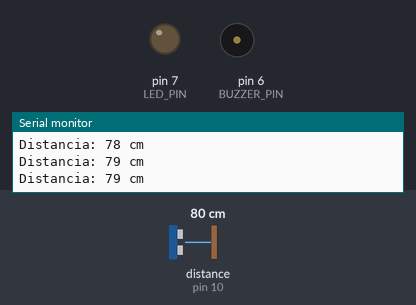
A sketch run on a simulated Arduino Uno, built with avr-gcc and run on an emulated ATmega328P. Shown: output pins drawn as LEDs (lit = HIGH), buzzer (waves = sounding), the last lines printed to the serial monitor. Wiring (inferred from the names in the program): ultrasonic range finder: trigger pin 9; echo pin 10. The inputs (shaded band) are chosen by the test bench; at power-on: distance to the obstacle (sensor on pin 10) 80 cm. The echo pulse lasts 58.3 µs per cm; pins used as bus, display or sensor lines are not drawn.

Above: at 1.3 s.
1.4 s: distance to the obstacle (sensor on pin 10) set to 34 cm
2.9 s: distance to the obstacle (sensor on pin 10) set to 27 cm
At 4.2 s:
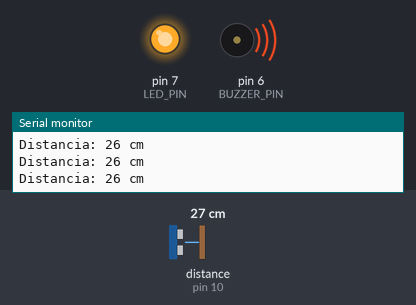
4.5 s: distance to the obstacle (sensor on pin 10) set to 35 cm
At 5.7 s:
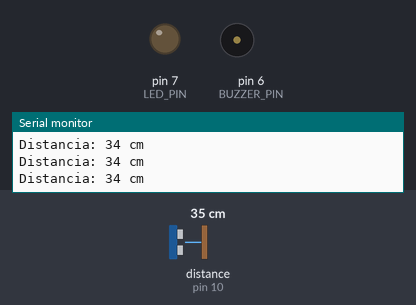
6.0 s: distance to the obstacle (sensor on pin 10) set to 2 cm
At 7.1 s:
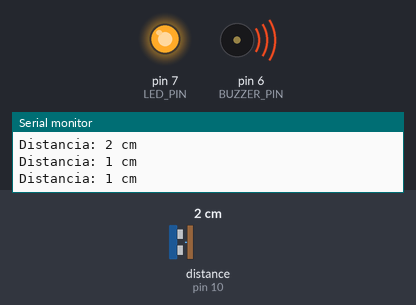
Timing chart, 0 to 8.5 s (numbered marks = the images above; inputs shaded):
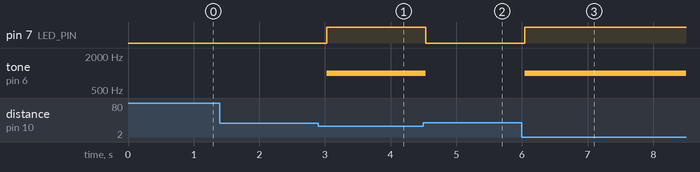

The sketch:

Ultrasonic_Implementation.ino
```cpp
#define TRIG_PIN 9  // Pin de trigger del sensor
#define ECHO_PIN 10 // Pin de echo del sensor
#define LED_PIN 7   // LED indicador
#define BUZZER_PIN 6 // Buzzer de alerta
#define DISTANCE_THRESHOLD 30 // Distancia mínima en cm para activar la alerta

void setup() {
    pinMode(TRIG_PIN, OUTPUT);
    pinMode(ECHO_PIN, INPUT);
    pinMode(LED_PIN, OUTPUT);
    pinMode(BUZZER_PIN, OUTPUT);
    Serial.begin(9600);
}

void loop() {
    long duration;
    int distance;

    // Enviar pulso ultrasónico
    digitalWrite(TRIG_PIN, LOW);
    delayMicroseconds(2);
    digitalWrite(TRIG_PIN, HIGH);
    delayMicroseconds(10);
    digitalWrite(TRIG_PIN, LOW);

    // Leer el tiempo de respuesta del eco
    duration = pulseIn(ECHO_PIN, HIGH);
    distance = duration * 0.034 / 2; // Convertir el tiempo en distancia (cm)

    Serial.print("Distancia: ");
    Serial.print(distance);
    Serial.println(" cm");

    if (distance > 0 && distance < DISTANCE_THRESHOLD) {
        digitalWrite(LED_PIN, HIGH);
        tone(BUZZER_PIN, 1000); // Emitir sonido de alerta
    } else {
        digitalWrite(LED_PIN, LOW);
        noTone(BUZZER_PIN);
    }

    delay(500); // Pequeño retraso para estabilidad
}
```

Measured:
- the behaviour switches between 31 and 30 cm on distance to the obstacle (sensor on pin 10) (found by bisection; images 0 and 1)
- after the input at 2.9 s, pin 7 (LED_PIN): LOW → HIGH after 0.13 s; tone on pin 6 (BUZZER_PIN): silent → 1000 Hz after 0.13 s
- after the input at 4.5 s, pin 7 (LED_PIN): HIGH → LOW at once; tone on pin 6 (BUZZER_PIN): 1000 Hz → silent at once
- after the input at 6.0 s, pin 7 (LED_PIN): LOW → HIGH at once; tone on pin 6 (BUZZER_PIN): silent → 1000 Hz at once
